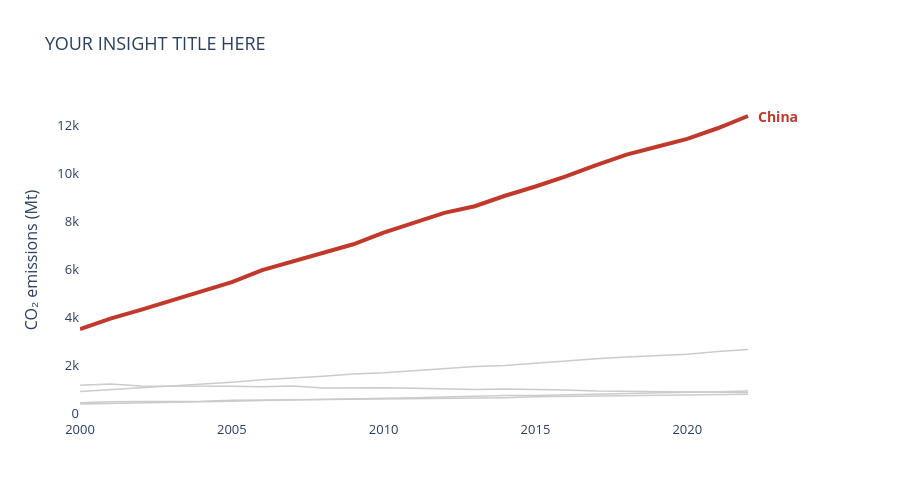

The cell this chart's notebook holds for it:
### Code cell
highlight = 'China'   # change to any country from Step 1

fig = go.Figure()

# Grey context lines first, so the highlight is drawn on top
for country in asia['Country'].unique():
    if country == highlight:
        continue
    d = asia[asia['Country'] == country]
    fig.add_trace(go.Scatter(
        x=d['Year'], y=d['CO2_Mt'], mode='lines',
        line=dict(color='#CCCCCC', width=1.5),
        hoverinfo='text', hovertext=country, showlegend=False))

# Highlighted line
h = asia[asia['Country'] == highlight].sort_values('Year')
fig.add_trace(go.Scatter(
    x=h['Year'], y=h['CO2_Mt'], mode='lines',
    line=dict(color='#C0392B', width=4), showlegend=False))

# Direct label at the end of the highlighted line
fig.add_annotation(
    x=h['Year'].iloc[-1], y=h['CO2_Mt'].iloc[-1],
    text=f"<b>{highlight}</b>", showarrow=False,
    xanchor='left', xshift=8, font=dict(color='#C0392B', size=14))

fig.update_layout(
    title='YOUR INSIGHT TITLE HERE',
    plot_bgcolor='white',
    yaxis=dict(range=[0, None], title='CO₂ emissions (Mt)',
               showgrid=False, showline=False),
    xaxis=dict(title=None, showgrid=False),
    margin=dict(r=100),
    width=900, height=500,
    font=dict(size=13))
fig.show()

### Figure 1 — Plotly figure (JSON) as saved in the notebook; plotly's stock layout.template omitted (floating-point values rounded to 4 significant figures)
{"data": [{"hoverinfo": "text", "hovertext": "India", "line": {"color": "#CCCCCC", "width": 1.5}, "mode": "lines", "showlegend": false, "type": "scatter", "x": [2000, 2001, 2002, 2003, 2004, 2005, 2006, 2007, 2008, 2009, 2010, 2011, 2012, 2013, 2014, 2015, 2016, 2017, 2018, 2019, 2020, 2021, 2022], "y": [901.6, 974.6, 1056.0, 1146.0, 1205.0, 1291.0, 1396.0, 1466.0, 1542.0, 1637.0, 1687.0, 1774.0, 1865.0, 1945.0, 1994.0, 2092.0, 2177.0, 2267.0, 2345.0, 2419.0, 2466.0, 2580.0, 2661.0]}, {"hoverinfo": "text", "hovertext": "Japan", "line": {"color": "#CCCCCC", "width": 1.5}, "mode": "lines", "showlegend": false, "type": "scatter", "x": [2000, 2001, 2002, 2003, 2004, 2005, 2006, 2007, 2008, 2009, 2010, 2011, 2012, 2013, 2014, 2015, 2016, 2017, 2018, 2019, 2020, 2021, 2022], "y": [1166.0, 1220.0, 1136.0, 1131.0, 1151.0, 1127.0, 1101.0, 1133.0, 1050.0, 1061.0, 1064.0, 1042.0, 1005.0, 990.9, 1010.0, 996.6, 967.4, 925.1, 916.6, 914.5, 902.8, 898.1, 865.1]}, {"hoverinfo": "text", "hovertext": "South Korea", "line": {"color": "#CCCCCC", "width": 1.5}, "mode": "lines", "showlegend": false, "type": "scatter", "x": [2000, 2001, 2002, 2003, 2004, 2005, 2006, 2007, 2008, 2009, 2010, 2011, 2012, 2013, 2014, 2015, 2016, 2017, 2018, 2019, 2020, 2021, 2022], "y": [438.1, 481.5, 490.6, 490.8, 494.6, 537.2, 539.0, 566.1, 570.0, 585.4, 595.9, 620.6, 631.1, 649.6, 646.2, 686.5, 704.0, 706.0, 738.5, 750.8, 755.8, 777.3, 789.5]}, {"hoverinfo": "text", "hovertext": "Indonesia", "line": {"color": "#CCCCCC", "width": 1.5}, "mode": "lines", "showlegend": false, "type": "scatter", "x": [2000, 2001, 2002, 2003, 2004, 2005, 2006, 2007, 2008, 2009, 2010, 2011, 2012, 2013, 2014, 2015, 2016, 2017, 2018, 2019, 2020, 2021, 2022], "y": [382.8, 400.4, 430.7, 453.8, 482.6, 501.9, 533.0, 551.8, 586.6, 602.5, 614.5, 647.3, 680.1, 717.7, 736.3, 738.2, 768.8, 813.7, 834.8, 872.3, 876.5, 898.5, 930.5]}, {"line": {"color": "#C0392B", "width": 4}, "mode": "lines", "showlegend": false, "type": "scatter", "x": [2000, 2001, 2002, 2003, 2004, 2005, 2006, 2007, 2008, 2009, 2010, 2011, 2012, 2013, 2014, 2015, 2016, 2017, 2018, 2019, 2020, 2021, 2022], "y": [3514.0, 3952.0, 4312.0, 4692.0, 5079.0, 5468.0, 5974.0, 6323.0, 6673.0, 7053.0, 7543.0, 7972.0, 8365.0, 8641.0, 9078.0, 9466.0, 9887.0, 10360.0, 10790.0, 11130.0, 11450.0, 11900.0, 12410.0]}], "layout": {"annotations": [{"font": {"color": "#C0392B", "size": 14}, "showarrow": false, "text": "<b>China</b>", "x": 2022, "xanchor": "left", "xshift": 8, "y": 12410.0}], "font": {"size": 13}, "height": 500, "margin": {"r": 100}, "plot_bgcolor": "white", "title": {"text": "YOUR INSIGHT TITLE HERE"}, "width": 900, "xaxis": {"showgrid": false, "title": {}}, "yaxis": {"range": [0, null], "showgrid": false, "showline": false, "title": {"text": "CO₂ emissions (Mt)"}}}}
